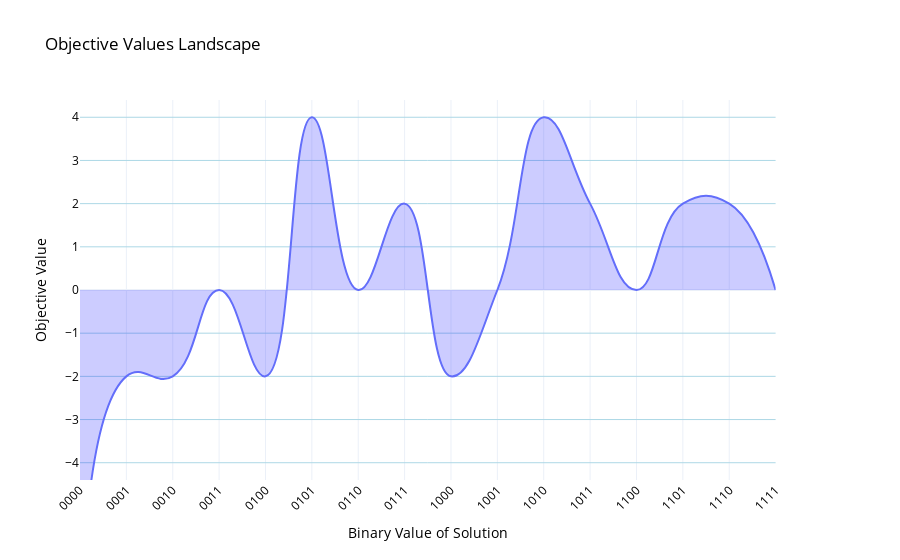

The cell this chart's notebook holds for it:
### Markdown cell above
## Brute-Force Objective Landscape Visualization

Compute the brute-force objective values for every assignment and visualize the resulting landscape.
This plot will later be compared with the simulation data.

### Code cell
brute_force_results = brute_force_max(B, v)
plot_results_union_plotly(
    brute_force_results,
    {},
    plot_name="Objective Values Landscape",
    spline_smoothing=1.3
)

### Figure 1 — Plotly figure (JSON) as saved in the notebook; plotly's stock layout.template omitted (floating-point values rounded to 4 significant figures)
{"data": [{"fill": "tozeroy", "fillcolor": "rgba(0,0,255,0.2)", "line": {"shape": "spline", "smoothing": 1.3}, "mode": "lines", "name": "Objective Value", "type": "scatter", "x": ["0000", "0001", "0010", "0011", "0100", "0101", "0110", "0111", "1000", "1001", "1010", "1011", "1100", "1101", "1110", "1111"], "xaxis": "x", "y": [-8, -2, -2, 0, -2, 4, 0, 2, -2, 0, 4, 2, 0, 2, 2, 0], "yaxis": "y"}], "layout": {"font": {"color": "black"}, "legend": {"orientation": "h", "x": 0.5, "xanchor": "center", "y": 1.02, "yanchor": "bottom"}, "title": {"text": "Objective Values Landscape"}, "xaxis": {"anchor": "y", "domain": [0, 0.94], "tickangle": -45, "title": {"text": "Binary Value of Solution"}}, "yaxis": {"anchor": "x", "domain": [0, 1], "dtick": 1, "gridcolor": "lightblue", "range": [-4.4, 4.4], "showgrid": true, "tick0": 0, "title": {"text": "Objective Value"}}, "yaxis2": {"anchor": "x", "overlaying": "y", "side": "right"}}}
